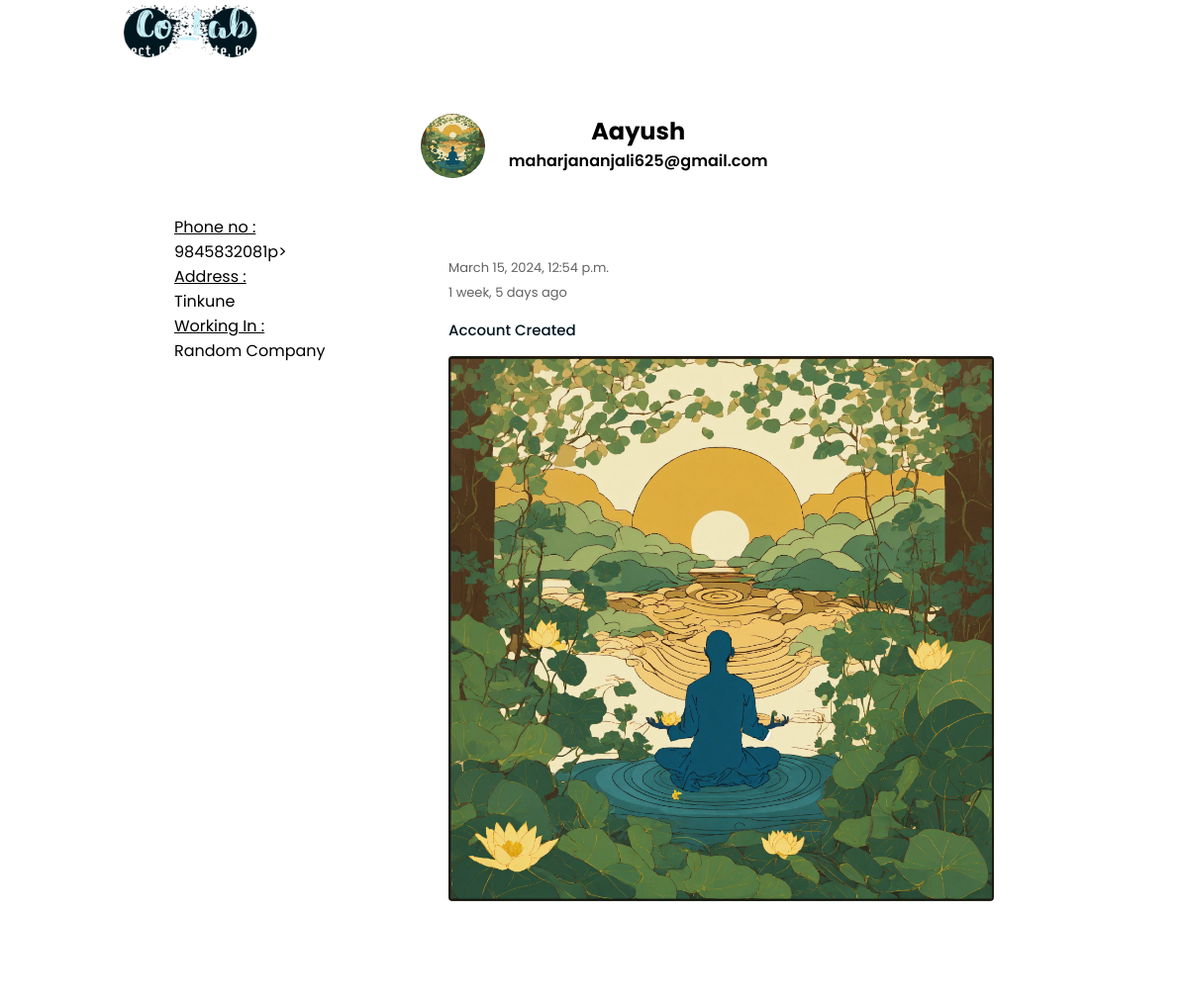
Page /profile/1/ on the committed database.
### main/models.py (models this page shows, shortened)
class Employee(models.Model):
    user = models.OneToOneField(User, on_delete=models.CASCADE)
    date_modified = models.DateTimeField(auto_now=True)
    company = models.ForeignKey(Company, on_delete=models.CASCADE)
    post = models.CharField(max_length=255, null=True, blank=True)
    branch = models.ForeignKey(Branch, on_delete=models.CASCADE, null=True, blank=True)
    employee_code = models.CharField(max_length=8, unique=True, null=True, blank=True)
    phone_no = models.CharField(max_length=15, unique=True, null=True, blank=True)
    address = models.CharField(max_length=255, null=True, blank=True)
    image = models.ImageField(upload_to='employee', null=True, blank=True)
    admin = models.BooleanField(default=False)

class Company(models.Model):
    company_name = models.CharField(max_length=255, unique=True)
    company_email = models.EmailField(max_length=255, unique=True)
    company_telephone1 = models.CharField(max_length=20, unique=True)
    company_telephone2 = models.CharField(max_length=20, unique=True)
    company_registration_no = models.CharField(max_length=7, unique=True)
    company_address = models.CharField(max_length=255)
    company_logo = models.ImageField(upload_to='company', null=True, blank=True)
    company_description = models.TextField()
    date_established = models.DateField()
    created = models.DateTimeField(auto_now_add=True)
    company_social_website = models.URLField(max_length=200)
    def __str__(self):
        return self.company_name

### main/views.py (the view)
# urls.py: path('profile/<str:pk>/', views.userProfile, name="user-profile"),
def userProfile(request, pk):
    user = User.objects.get(id=pk)
    employee = user.employee
    if employee:
        employee_post = user.employeepost_set.all()
    else:
        employee = None
        employee_post = None
    context = {'user': user, 'employee_post': employee_post, 'employee': employee}
    return render(request, 'main/user_profile.html', context)

### main/templates/main/user_profile.html (shortened to what this page needs)
{% extends 'main.html' %}
{% load static %}
{% block content %}
<div class="profile-container">
    <div class="profile-scontainer">
        <div class="profile-head">
            <div class="img-container">
                {% if employee.image %}
                    <img src="{{employee.image.url}}" height="65px">
                {% else %}
                    <img src="{% static 'styles/images/avatar.png' %}" height="65px">
                {% endif %}
            </div>
            <div class="info">
                <h2>{{user.username}}</h2>
                <p>{{user.email}}</p>
            </div>
        </div>
        <div class="col-container">
            <div class="left-col">
                <div class="content">
                    {% if employee %}
                    <p><u>Phone no : </u></p>
                    <p>{{employee.phone_no}}p>
                    <p><u>Address : </u></p>
                    <p>{{employee.address}}</p>
                    <p><u>Working In : </u></p>
                    <p>{{employee.company}}</p>
                    {% endif %}
                </div>
            </div>
            <div class="right-col">
                <div class="post-container">
                    <div class="user-profile">
                        <div>
                            <span>{{ user.date_joined }}</span><br>
                            <span>{{ user.date_joined|timesince }} ago</span>
                        </div>
                    </div>
                    <p class="post-text">Account Created</p>
                    {% if employee.image %}
                        <img src="{{employee.image.url}}" class="post-img" width="100%">
                    {% else %}
                        <img src="{% static 'styles/images/avatar.png' %}" class="post-img" width="100%">
                    {% endif %}
                </div>
            </div>
        </div>
    </div>
</div>
{% endblock content %}

### static/styles/styles.css (style rules this page uses)
* { margin: 0; padding: 0; box-sizing: border-box; font-family: 'Poppins', sans-serif; }
body { min-height: 100vh; background: url('images/background1.png') no-repeat; background-size: cover; background-position: center; background-attachment: fixed; }
.user-profile { display: flex; align-items: center; }
.user-profile span { font-size: 13px; color: #626262; }
.post-container { width: 100%; background: #fff; border-radius: 6px; padding: 20px; color: #626262; margin: 20px 0; text-align: left; }
.post-text { color: #00171f; margin: 15px 0; font-size: 15px; font-weight: 500; }
.post-img { width: 100%; border-radius: 4px; margin-bottom: 5px; }
::placeholder { color: #00171f; font-size: 12px; }
.profile-container { width: 100%; text-align: center; }
.profile-scontainer { width: 80%; margin: 0 auto; background-color: rgba(255, 255, 255, .1); backdrop-filter: blur(10px); text-align: center; border-radius: 10px; }
.profile-head { position: relative; top: 10px; width: 95%; background: url('images/background2.png') no-repeat 50% 20% / cover; border-radius: 10px; justify-content: center; margin: auto; }
.profile-head .img-container { display: inline-block; vertical-align: top; margin-right: 20px; margin-top: 5px; }
.profile-head .img-container img { border-radius: 50%; }
.profile-head .info { margin-top: 5px; display: inline-block; vertical-align: top; }
.profile-head .info p { font-weight: 600; }
.col-container { display: flex; flex-direction: row; height: 70vh; margin: 10px; }
.left-col { flex: 1; padding: 20px; overflow-y: auto; margin: 10px; }
.left-col .content { text-align: left; background: #fff; border-radius: 5px; }
.right-col { flex: 3; padding: 20px; overflow-y: auto; margin: 10px; display: flex; flex-direction: column; }

### rows in the picture
Employee: image (picture), phone_no "9845832081", address "Tinkune", company "Random Company"

### other values in the picture
{{ user.username }} "Aayush"
{{ user.email }} "maharjananjali625@gmail.com"
{{ user.date_joined }} "March 15, 2024, 12:54 p.m."
{{ user.date_joined|timesince }} "1 week, 5 days"
